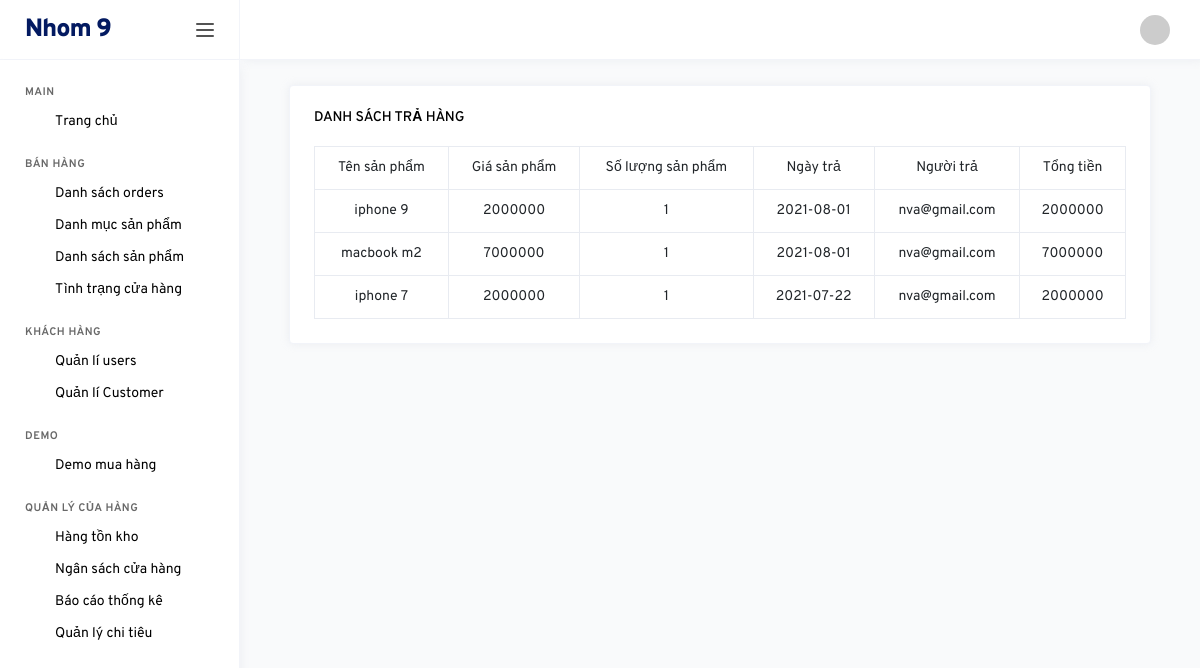
Page /backend/index.php?controller=status&action=tra_hang_view (signed in) on the committed database.
### tables this page shows
CREATE TABLE `tra_hang` (
  `id` int(11) NOT NULL,
  `product_name` varchar(500) NOT NULL,
  `product_price` int(11) NOT NULL,
  `quantity` int(11) NOT NULL,
  `order_date` date NOT NULL,
  `customer_email` varchar(500) NOT NULL,
  `tt` int(11) NOT NULL
);

### backend/controllers/StatusController.php (called while the page is built, shortened)
<?php
	include "Models/StatusModel.php";
	class StatusController extends Controller{
		public function tra_hang_view(){
			$recordPerPage = 25;
			$numPage = ceil($this->modelTotal()/$recordPerPage);
			$data = $this->modelRead_tra_hang($recordPerPage);
			$this->loadView("TraHang.php",["data"=>$data,"numPage"=>$numPage]);
		}
	}
 ?>

### backend/models/StatusModel.php (called while the page is built, shortened)
<?php
	trait OrdersModel{
		public function modelRead_tra_hang($recordPerPage){
			$page = isset($_GET["p"]) && $_GET["p"] > 0 ? $_GET["p"]-1 : 0;
			$from = $page * $recordPerPage;
			$conn = Connection::getInstance();
			$query = $conn->query("select * from tra_hang order by id desc limit $from, $recordPerPage");
			return $query->fetchAll();
		}
	}
 ?>

### backend/views/TraHang.php (the view, shortened to what this page needs)
<div class="col-md-12">
    <div class="col-md-12 grid-margin stretch-card">
    <div class="card">
        <div class="card-body">
        <h6 class="card-title">Danh sách trả hàng</h6>
        <div class="panel-body">
            <table class="table table-bordered table-hover">
                 <tr>
                    <td style="text-align: center;">Tên sản phẩm</td>
                    <td style="text-align: center;">Giá sản phẩm</td>
                    <td style="text-align: center;">Số lượng sản phẩm</td>
                    <td style="text-align: center;">Ngày trả</td>
                    <td style="text-align: center;">Người trả</td>
                    <td style="text-align: center;">Tổng tiền</td>
                </tr>
                <?php foreach($data as $rows): ?>
                    <tr>
                        <td style="text-align: center;"><?php echo $rows->product_name; ?></td>
                        <td style="text-align: center;"><?php echo $rows->product_price; ?></td>
                        <td style="text-align: center;"><?php echo $rows->quantity; ?></td>
                        <td style="text-align: center;"><?php echo $rows->order_date; ?></td>
                        <td style="text-align: center;"><?php echo $rows->customer_email; ?></td>
                        <td style="text-align: center;"><?php echo $rows->tt; ?></td>
                    </tr>
                <?php endforeach; ?>
            </table>
        </div>
    </div>
    </div>
</div>
</div>

### rows in the picture
tra_hang: product_name "iphone 9", product_price "2000000", quantity "1", order_date "2021-08-01", customer_email "nva@gmail.com", tt "2000000"
tra_hang: product_name "macbook m2", product_price "7000000", quantity "1", order_date "2021-08-01", customer_email "nva@gmail.com", tt "7000000"
tra_hang: product_name "iphone 7", product_price "2000000", quantity "1", order_date "2021-07-22", customer_email "nva@gmail.com", tt "2000000"
